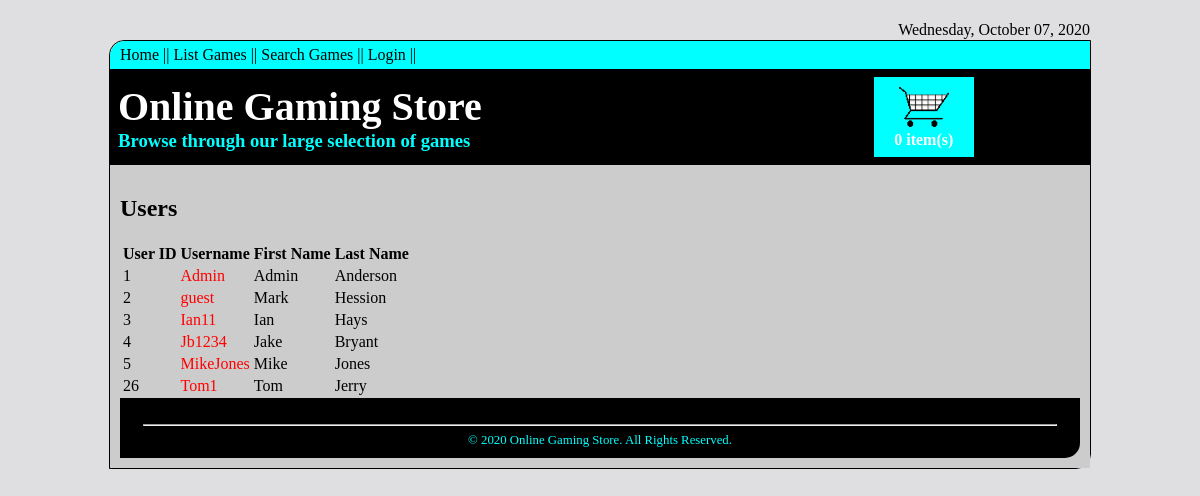
Page /listusers.php on the committed database.
### tables this page shows
CREATE TABLE `users` (
  `id` int(11) NOT NULL,
  `firstname` varchar(20) NOT NULL,
  `lastname` varchar(20) NOT NULL,
  `username` varchar(20) NOT NULL,
  `password` varchar(20) NOT NULL,
  `role` int(10) NOT NULL
);

### listusers.php (the view, shortened to what this page needs)
<?php
require_once ('includes/header.php');
require_once('includes/database.php');
$sql = "SELECT * FROM users";
$query = $conn->query($sql);
?>
<h2>Users</h2>
<table class="userlist">
    <tr>
        <th>User ID</th>
        <th>Username</th>
        <th>First Name</th>
        <th>Last Name</th>
    </tr>
    <?php
    while (($row = $query->fetch_assoc()) !== NULL) {
        echo "<tr>";
        echo "<td>", $row['id'], "</td>";
        echo "<td><a href=userdetails.php?id=", $row['id'], ">", $row['username'], "</td>";
        echo "<td>", $row['firstname'], "</td>";
        echo "<td>", $row['lastname'], "</td>";
        echo "</tr>";
    }
    ?>
</table>
<?php
require_once ('includes/footer.php');

### www/css/gamestyle.css (style rules this page uses)
body { text-align: center; background-color: #DFDFE1; }
#mainbody a { text-decoration: none; color: #ff0000; }

### rows in the picture
users: id "1", username "Admin", firstname "Admin", lastname "Anderson"
users: id "2", username "guest", firstname "Mark", lastname "Hession"
users: id "3", username "Ian11", firstname "Ian", lastname "Hays"
users: id "4", username "Jb1234", firstname "Jake", lastname "Bryant"
users: id "5", username "MikeJones", firstname "Mike", lastname "Jones"
users: id "26", username "Tom1", firstname "Tom", lastname "Jerry"

### other values in the picture
$count "0"
